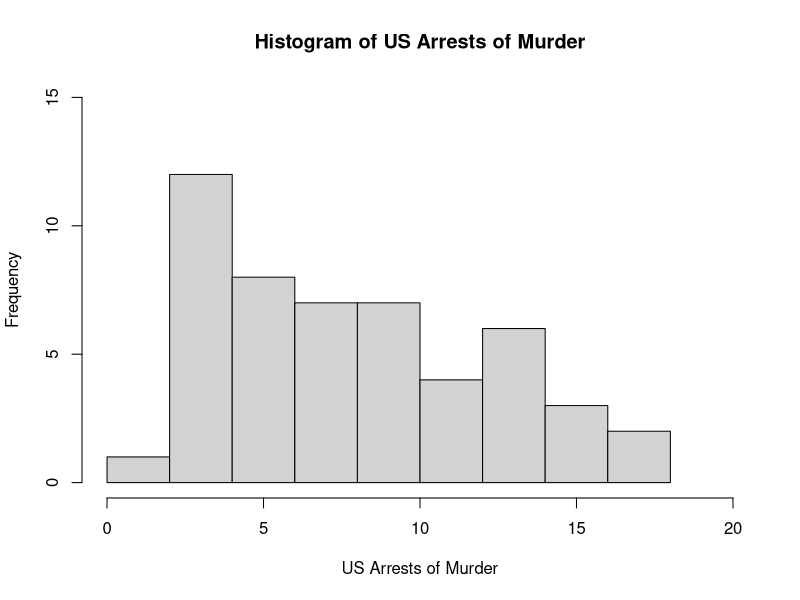
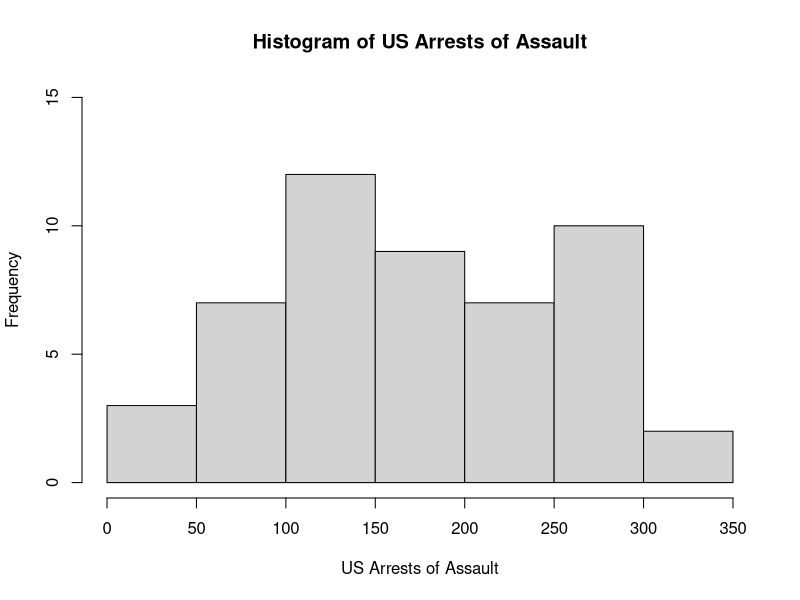
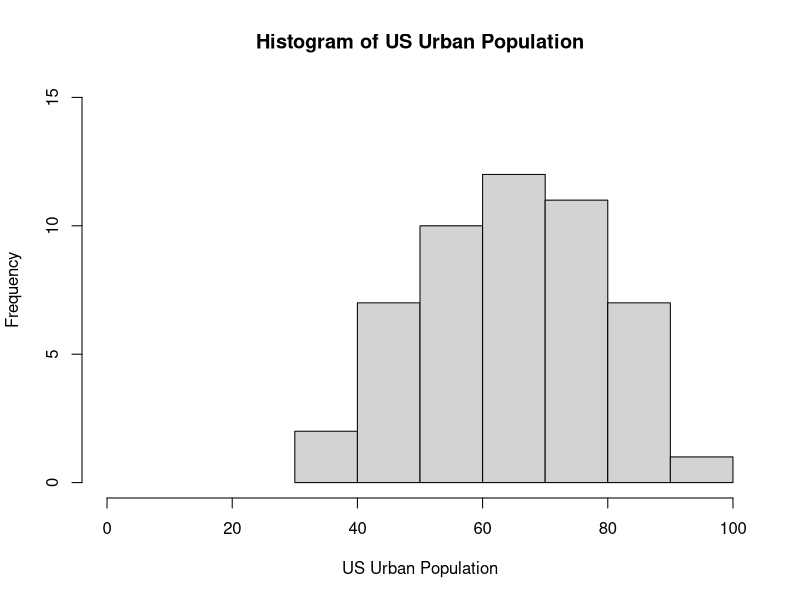
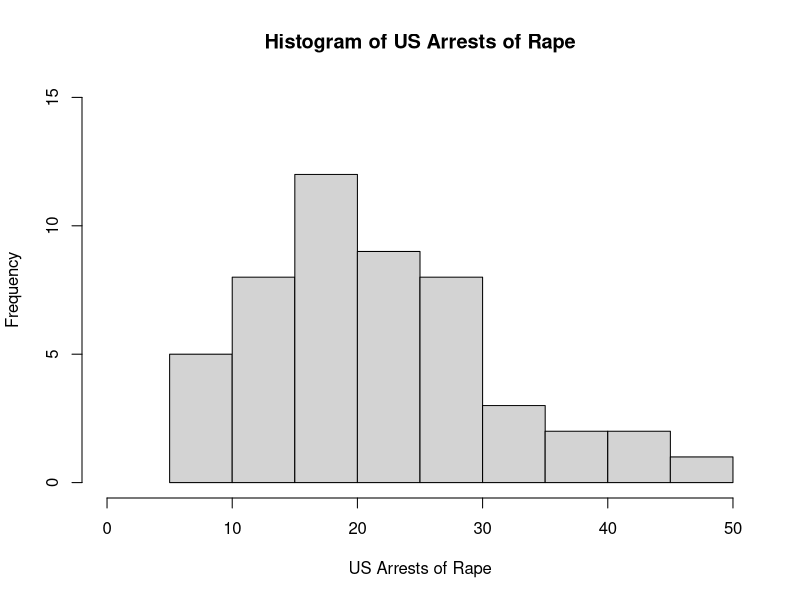
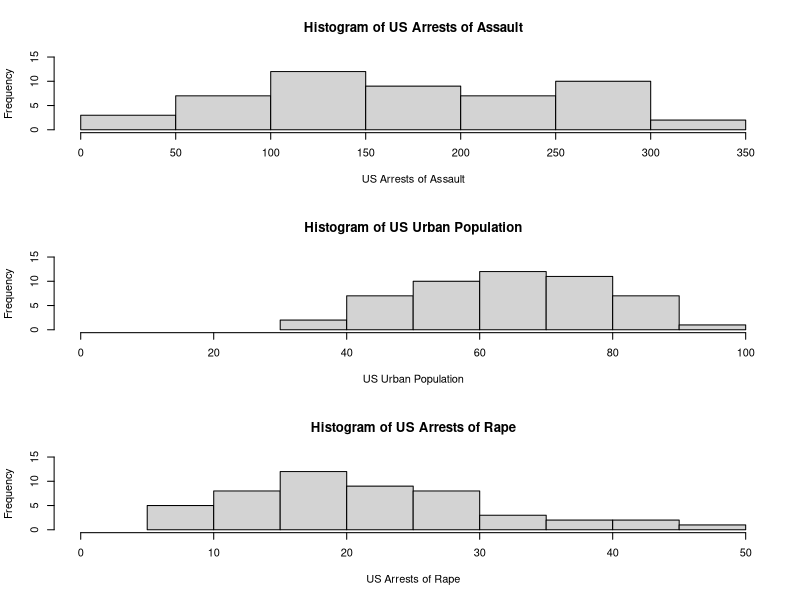

Here is the R script that generated these plots, in order:
## ---- chunk 1
knitr::opts_chunk$set(message=FALSE,warning=FALSE, cache=TRUE)
## ---- chunk 2
library(datasets)
## ---- chunk 3
dat <- USArrests
## ---- chunk 4
names(dat)
## ---- chunk 5
hist(dat$Murder, main = "Histogram of US Arrests of Murder", 
     xlab = "US Arrests of Murder", xlim = c(0,20), 
     ylim = c(0, 15))
## ---- chunk 6
summary(dat$Murder)
## ---- chunk 7
hist(dat$Assault, main = "Histogram of US Arrests of Assault", 
     xlab = "US Arrests of Assault", xlim = c(0,350), 
     ylim = c(0,15))
hist(dat$UrbanPop, main = "Histogram of US Urban Population",
     xlab = "US Urban Population", xlim = c(0,100), 
     ylim = c(0,15))
hist(dat$Rape, main = "Histogram of US Arrests of Rape", 
     xlab = "US Arrests of Rape", xlim = c(0,50), ylim = c(0,15))
par(mfrow=c(3,1))
hist(dat$Assault, main = "Histogram of US Arrests of Assault", 
     xlab = "US Arrests of Assault", xlim = c(0,350), ylim = c(0,15))
hist(dat$UrbanPop, main = "Histogram of US Urban Population",
     xlab = "US Urban Population", xlim = c(0,100), ylim = c(0,15))
hist(dat$Rape, main = "Histogram of US Arrests of Rape", 
     xlab = "US Arrests of Rape", xlim = c(0,50), ylim = c(0,15))
